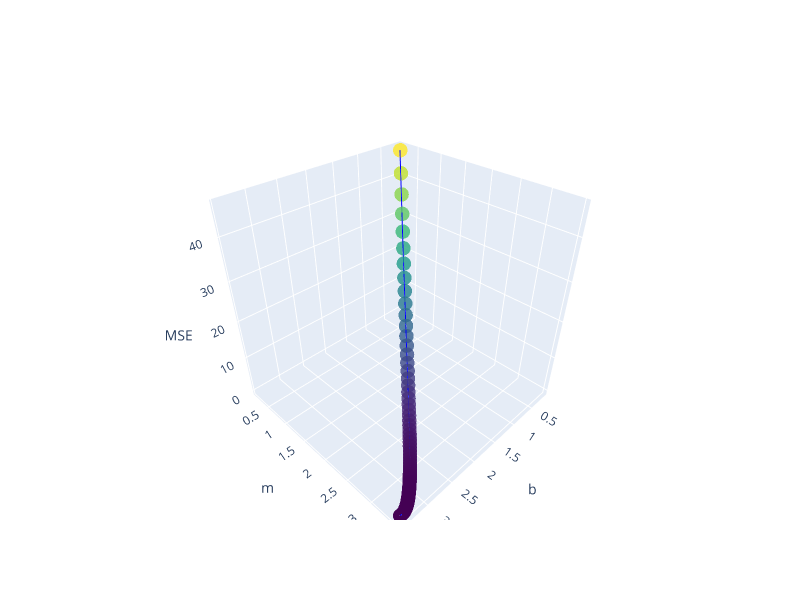

Notebook code cell kept with this figure:
### Code cell
init_notebook_mode(connected=True)

trace = go.Scatter3d(
    x=df['b'],
    y=df['m'],
    z=df['MSE'],
    mode='lines+markers',
    marker=dict(size=5, color=df['MSE'], colorscale='Viridis', opacity=0.8),
    line=dict(color='blue', width=2)
)

layout = go.Layout(
    title='',
    scene=dict(
        xaxis=dict(title='b'),
        yaxis=dict(title='m'),
        zaxis=dict(title='MSE')
    ),
    width=800,
    height=600
)

fig = go.Figure(data=[trace], layout=layout)
iplot(fig)
